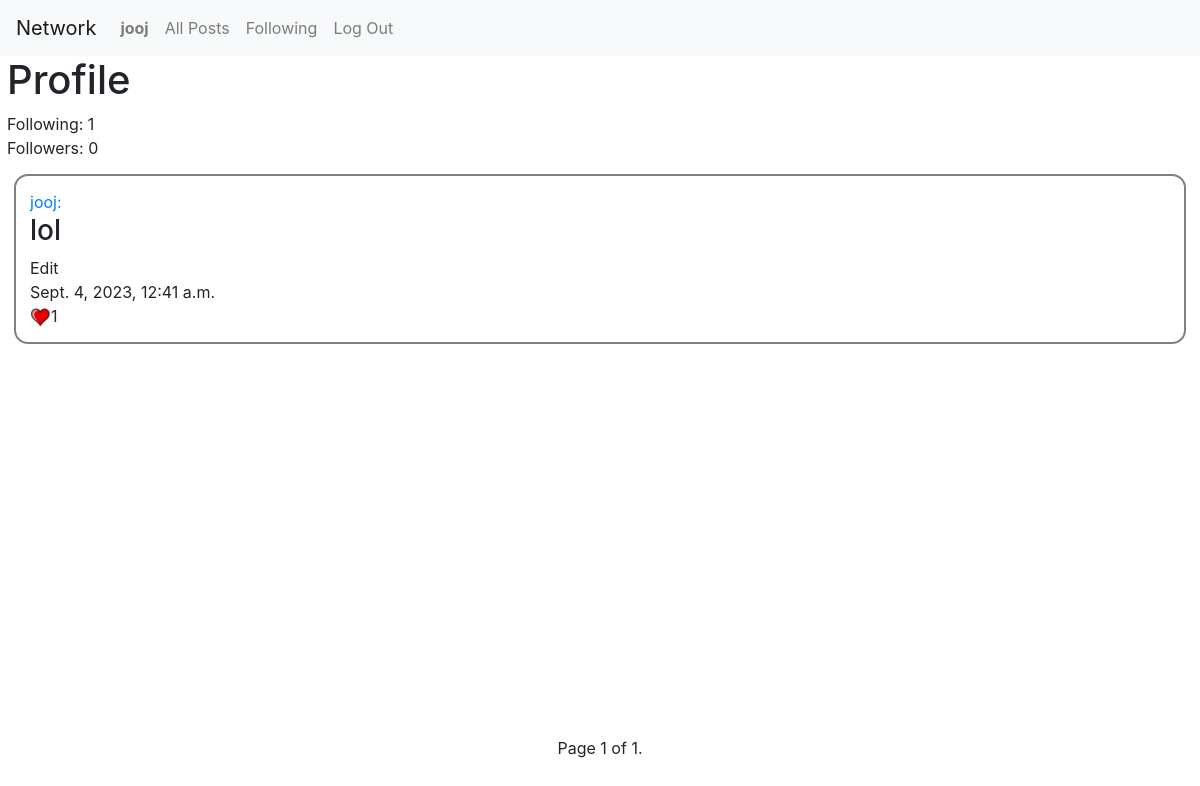
Page /profile/2 (signed in) on the earlier database version.
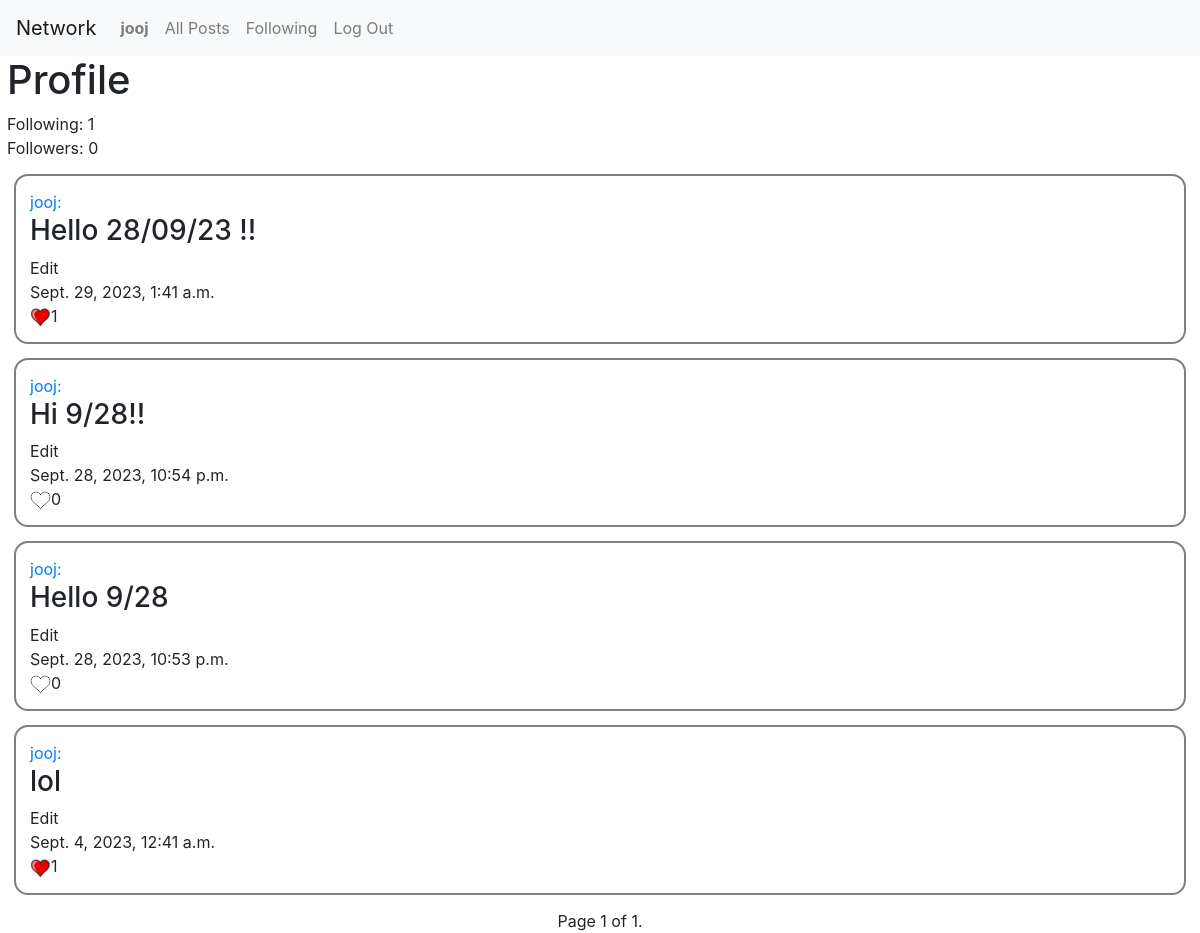
Same page on the later database version.
### network/models.py (models this page shows)
class Post(models.Model):
    user = models.ForeignKey(User, on_delete=models.CASCADE, related_name="posts")
    text = models.CharField(max_length=999)
    date = models.DateTimeField(auto_now_add=True)
    likes = models.ManyToManyField(User, related_name='likes', blank=True, serialize=False)
    def serialize(self):
        return {
            "id": self.id,
            "user": self.user.id,
            "text": self.text,
            "date": self.date,
        }

class User(AbstractUser):
    following = models.ManyToManyField('self', blank=True, symmetrical=False)

### network/views.py (the view)
# urls.py: path("profile/<int:userId>", views.profile, name="profile"),
@login_required(login_url="login")
def profile(request, userId):
    print(f"followers: {User.objects.all().filter(following=User.objects.get(pk=userId))} ")
    print(f"following: {User.objects.get(pk=userId).following} ")
    posts = Post.objects.all().filter(user=User.objects.get(pk=userId)).order_by('-id')
    paginator = Paginator(posts, 10)
    page_number = request.GET.get('page')
    page_obj = paginator.get_page(page_number)
    return render(request, "network/profile.html", {
        "posts": page_obj,
        "profileUser": User.objects.get(pk=userId),
        "followers": User.objects.all().filter(following=User.objects.get(pk=userId))
    })

### network/templates/network/profile.html (shortened to what this page needs)
{% extends "network/layout.html" %}
{% load static %}
{% block body %}
    <div class="main">
    <h1 style="padding-left: 7px">Profile</h1>
    <p style="padding-left: 7px">Following: {{ profileUser.following.all|length }}</p>
    <p style="padding-left: 7px">Followers: {{ followers|length }}</p>
    {% if posts %}
        {% for post in posts %}
            <div class ="post"  >
                <a href="/profile/{{ post.user.id }}"><p>{{ post.user }}: </p></a>
                <div id = {{ post.id }}>
                    <h3>{{ post.text }}</h3>
                {% if post.user == user %}
                    <p onclick="edit({{ user.id }},{{ post.id }})" class="edit">Edit</p>
                {% endif %}
                </div>
                <p>{{ post.date }}</p>
                <div id="like-{{ post.id }}"><p><img
                         {% if user in post.likes.all %}
                             src="{% static 'imgs/yes.png' %}"
                        {% else %}
                             src="{% static 'imgs/no.png' %}"
                        {% endif %}
                        alt="like" id = "like-{{ post.id }}-img" class="like" onclick="like(event,{{ post.id }}, {{ post.likes.all|length }})">{{ post.likes.all|length }}</p>
                </div>
            </div>
        {% endfor %}
    {% else %}
        <p>No post in your profile yet </p>
    {% endif %}
    </div>
    <div class="pagination">
    <div>
    <span class="step-links">
        <span class="current">
            Page {{ posts.number }} of {{ posts.paginator.num_pages }}.
        </span>
    </span>
    </div>
    </div>
{% endblock %}

Differences in the rows shown:
added Post: user "jooj", text "Hello 28/09/23 !!", date "Sept. 29, 2023, 1:41 a.m.", likes.all|length "1"
added Post: user "jooj", text "Hi 9/28!!", date "Sept. 28, 2023, 10:54 p.m.", likes.all|length "0"
added Post: user "jooj", text "Hello 9/28", date "Sept. 28, 2023, 10:53 p.m.", likes.all|length "0"
